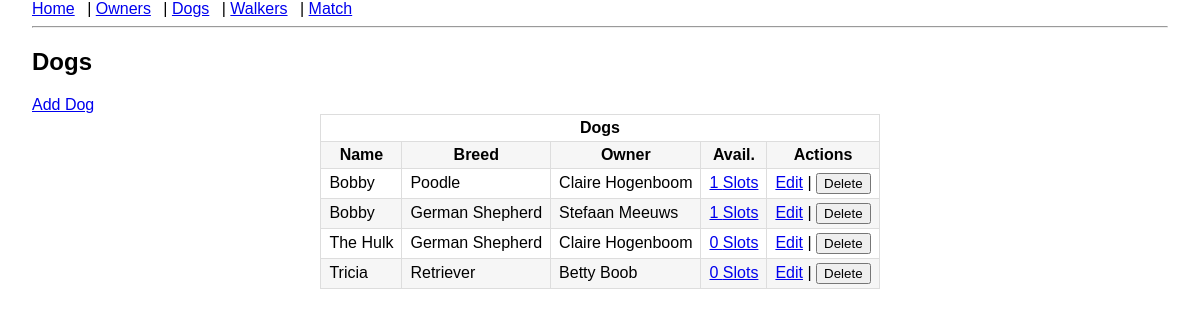
The page /dogs on the database its author committed.
### models.py (models this page shows)
class Dog(db.Model):
    id = db.Column(db.Integer, primary_key=True)
    name = db.Column(db.String(80), nullable=False)
    breed = db.Column(db.String(80))
    owner_id = db.Column(db.Integer, db.ForeignKey("dog_owner.id"), nullable=False)
    availabilities = db.relationship(
        "Availability", backref="dog", cascade="all, delete-orphan"
    )

class DogOwner(db.Model):
    id = db.Column(db.Integer, primary_key=True)
    name = db.Column(db.String(100), nullable=False)
    email = db.Column(db.String(120))
    dogs = db.relationship("Dog", backref="owner", cascade="all, delete-orphan")

### app.py (the view)
@app.route("/dogs")
def dogs():
    dogs = Dog.query.order_by(Dog.name.asc()).all()
    table_name = Dog.__tablename__
    return render_template("dogs.html", dogs=dogs)

### templates/dogs.html
{% extends "layout.html" %}
{% block content %}
<h2>Dogs</h2>
<a href="{{ url_for('add_dog') }}">Add Dog</a>
<table class="table table-striped table-centered">
    <thead>
    <tr>
        <th colspan="5">Dogs</th>
    </tr>
    <tr>
        <th>Name</th>
        <th>Breed</th>
        <th>Owner</th>
        <th>Avail.</th>
        <th>Actions</th>
    </tr>
    </thead>
    {% for dog in dogs %}
    <tr>
        <td>{{ dog.name }}</td>
        <td>{{ dog.breed }}</td>
        <td>{{ dog.owner.name }}</td>
        <td>
            <a href="{{ url_for('manage_availability', entity='dog', entity_id=dog.id) }}">
                {{ dog.availabilities|length }} Slots
            </a>
        </td>
        <td>
            <a href="{{ url_for('edit_dog', dog_id=dog.id) }}">Edit</a>
            |
            <form action="{{ url_for('delete_dog', dog_id=dog.id) }}" method="post" style="display:inline;">
                <button type="submit" onclick="return confirm('Are you sure you want to delete this dog?');">Delete
                </button>
            </form>
        </td>
    </tr>
    {% endfor %}
</table>
{% endblock %}

### static/style.css (style rules this page uses)
body { font-family: Arial, sans-serif; margin: 0 2rem; }
table { border-collapse: collapse; width: auto; margin: 0 auto; }
th, td { border: 1px solid #ddd; padding: 4px 8px; }
tr:nth-child(even) { background: #f6f6f6; }

### static/css/custom.css (style rules this page uses)
.table-centered { margin: 0 auto; width: auto; }
.table-centered th, .table-centered td { white-space: nowrap; }

### rows shown on the page
Dog: name "Bobby", breed "Poodle", owner.name "Claire Hogenboom", availabilities|length "1"
Dog: name "Bobby", breed "German Shepherd", owner.name "Stefaan Meeuws", availabilities|length "1"
Dog: name "The Hulk", breed "German Shepherd", owner.name "Claire Hogenboom", availabilities|length "0"
Dog: name "Tricia", breed "Retriever", owner.name "Betty Boob", availabilities|length "0"
